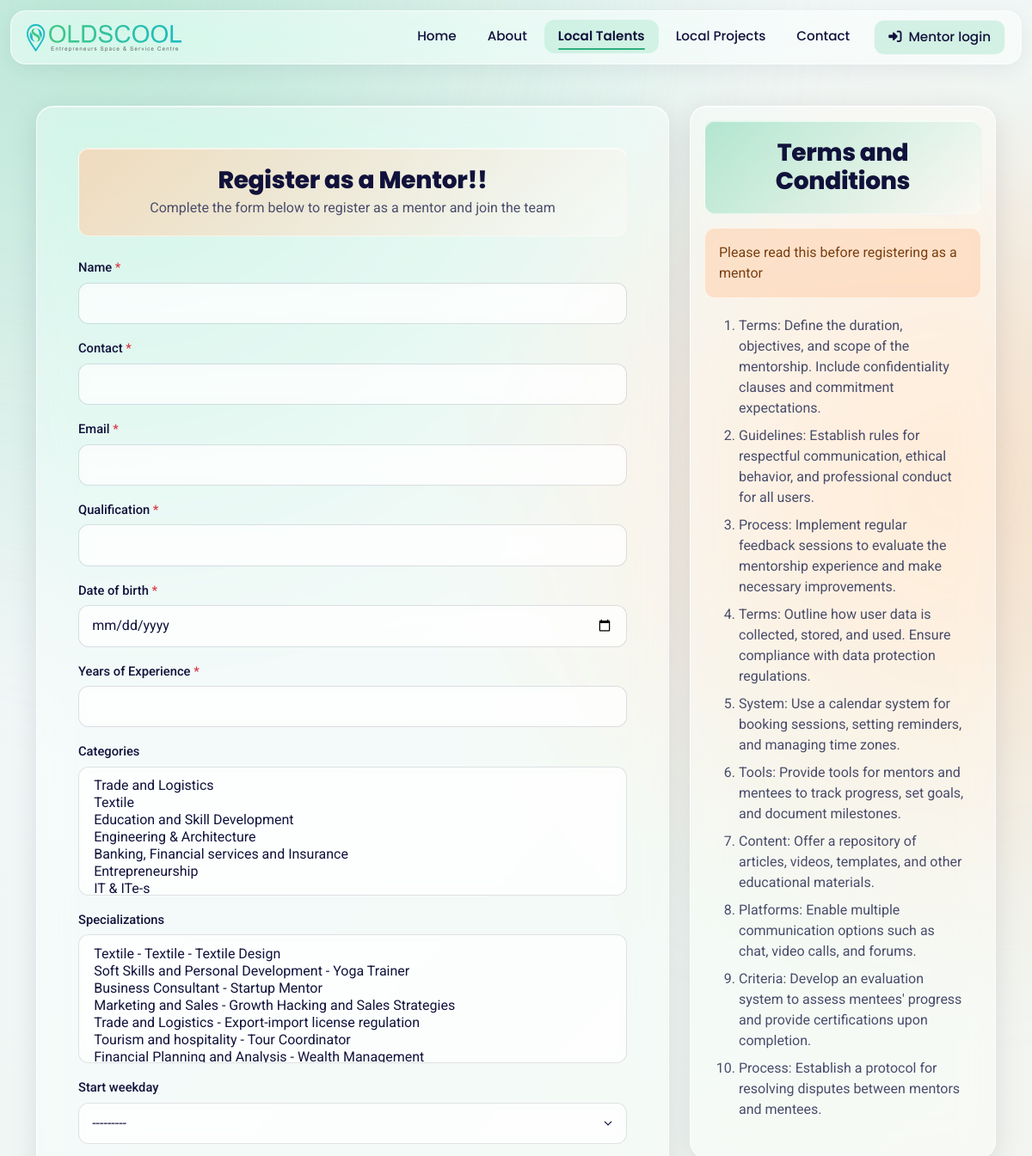
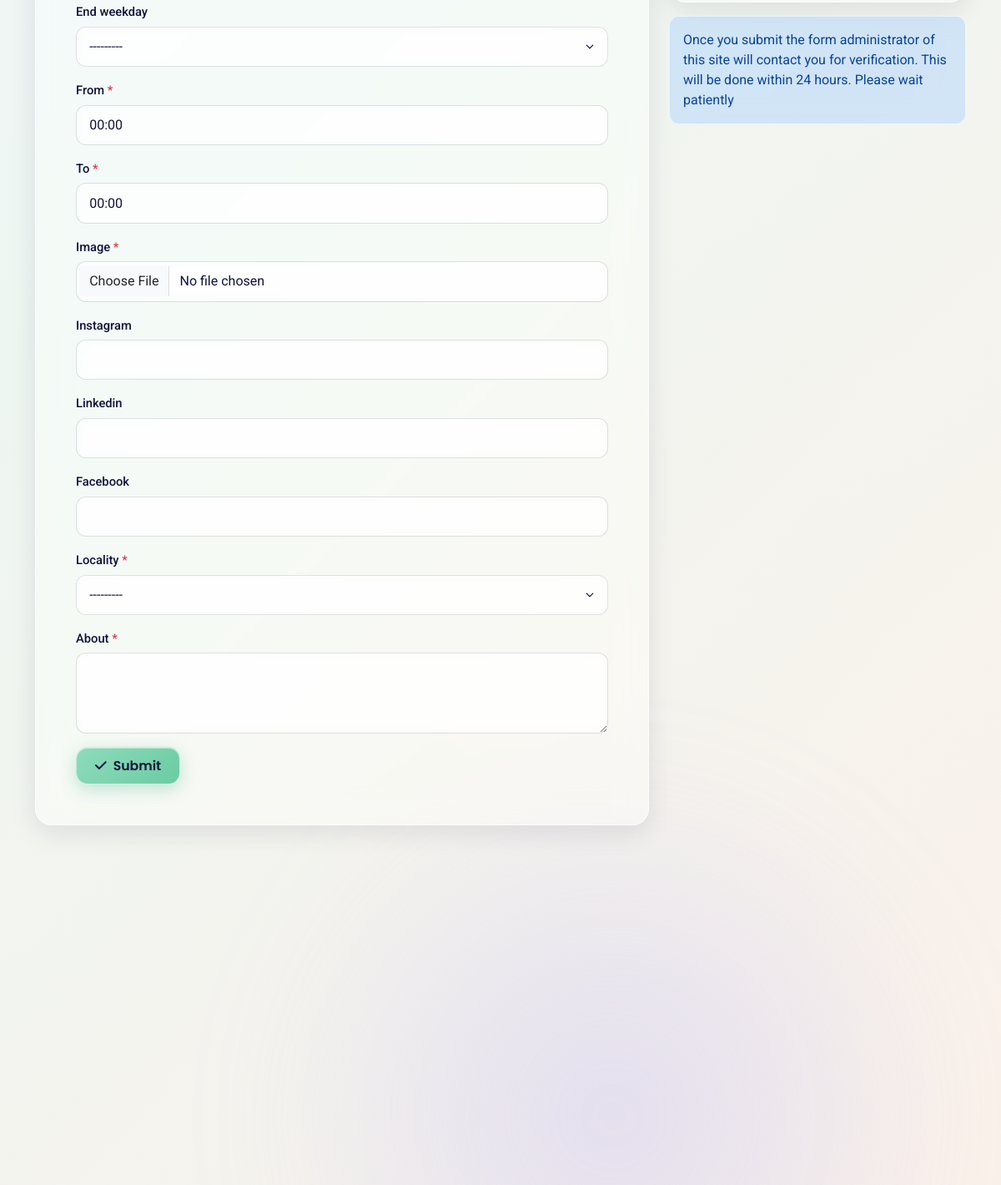
The page /mentor/create/ on the database its author committed (2 pictures, top to bottom).
### mentor/models.py (models this page shows)
class TermsAndConditions(models.Model):
    terms_and_conditions = models.TextField()
    def __str__(self):
        return self.terms_and_conditions

### mentor/views.py (the view, shortened to what this page needs)
# urls.py: path('create/', CreateMentor.as_view(), name = 'create_mentor'),
class CreateMentor(CreateView):
    model = Mentors
    template_name = 'add_mentor.html'
    form_class = CreateMentorForm
    success_url = reverse_lazy('mentor:create_mentor')
    def get_context_data(self, **kwargs):
        context = super().get_context_data(**kwargs)
        context['terms_and_conditions'] = TermsAndConditions.objects.all()
        return context

### connect/auth.py (called while the page is built)
def current_mentor(request):
    if not hasattr(request, '_current_mentor'):
        mentor_id = request.session.get(SESSION_KEY)
        request._current_mentor = (
            Mentors.objects.filter(pk=mentor_id, status=True).first() if mentor_id else None
        )
    return request._current_mentor

### connect/context_processors.py (called while the page is built)
def mentor(request):
    return {'current_mentor': current_mentor(request)}

### mentor/models.py (called while the page is built)
    def __str__(self):
        return self.name

    def __str__(self):
        return f"{self.category.name} - {self.specialist}"

### mentor/templates/add_mentor.html (shortened to what this page needs)
{% extends 'base.html' %}
{% load static %}
{% block navigation %}
  {% include 'nav.html' %}
{% endblock %}
{% block homebanner %}
  <div class="container my-5">
    <div class="row g-4">
      <div class="col-md-7 col-lg-8">
        <form method="post" class="glass-panel p-4 p-md-5 get-form-project" enctype="multipart/form-data">
          <div class="panel-heading orange text-center">
            <h2 class="secondary-h1">Register as a Mentor!!</h2>
            <p>Complete the form below to register as a mentor and join the team</p>
          </div>
          {% for field in form %}
            <div class="mb-3">
              <label for="{{ field.id_for_label }}" class="form-label">
                {{ field.label }}
                {% if field.field.required %}
                  <span class="text-danger">*</span>
                {% endif %}
              </label>
              {% if field.field.widget.input_type != 'checkbox' %}
                {{ field }}
              {% else %}
                <div class="form-check">{{ field }}</div>
              {% endif %}
            </div>
          {% endfor %}
          <button type="submit" class="btn btn-primary"><i class="fa-solid fa-check"></i> Submit</button>
        </form>
      </div>
      <div class="col-md-5 col-lg-4">
        <div class="sticky-aside">
          <div class="glass-panel p-3">
            <div class="panel-heading green mb-3">
              <h2 class="secondary-h1">Terms and Conditions</h2>
            </div>
            <div class="alert alert-warning mb-0" role="alert">Please read this before registering as a mentor</div>
            <ol class="terms-list mb-0">
              {% for term in terms_and_conditions %}
                <li>{{ term }}</li>
              {% endfor %}
            </ol>
          </div>
          <div class="alert alert-info mt-3" role="alert">Once you submit the form administrator of this site will contact you for verification. This will be done within 24 hours. Please wait patiently</div>
        </div>
      </div>
    </div>
  </div>
{% endblock %}

### rows shown on the page
TermsAndConditions: terms_and_conditions "Terms: Define the duration, objectives, and scope of the mentorship. Include confidentiality clauses and commitment expectations."
TermsAndConditions: terms_and_conditions "Guidelines: Establish rules for respectful communication, ethical behavior, and professional conduct for all users."
TermsAndConditions: terms_and_conditions "Process: Implement regular feedback sessions to evaluate the mentorship experience and make necessary improvements."
TermsAndConditions: terms_and_conditions "Terms: Outline how user data is collected, stored, and used. Ensure compliance with data protection regulations."
TermsAndConditions: terms_and_conditions "System: Use a calendar system for booking sessions, setting reminders, and managing time zones."
TermsAndConditions: terms_and_conditions "Tools: Provide tools for mentors and mentees to track progress, set goals, and document milestones."
TermsAndConditions: terms_and_conditions "Content: Offer a repository of articles, videos, templates, and other educational materials."
TermsAndConditions: terms_and_conditions "Platforms: Enable multiple communication options such as chat, video calls, and forums."
TermsAndConditions: terms_and_conditions "Criteria: Develop an evaluation system to assess mentees' progress and provide certifications upon completion."
TermsAndConditions: terms_and_conditions "Process: Establish a protocol for resolving disputes between mentors and mentees."

### other values the page prints
{{ field.label }} "Name" "Contact" "Email" "Qualification" "Date of birth" "Years of Experience" "Categories" "Specializations" "Start weekday" "End weekday" "From" "To" "Image" "Instagram" "Linkedin" "Facebook" "Locality" "About"
